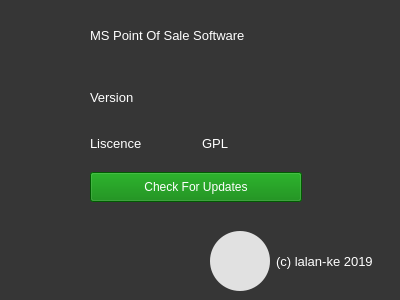
<?xml version="1.0" encoding="UTF-8"?>
<ui version="4.0">
 <class>InfoForm</class>
 <widget class="QDialog" name="InfoForm">
  <property name="geometry">
   <rect>
    <x>0</x>
    <y>0</y>
    <width>400</width>
    <height>300</height>
   </rect>
  </property>
  <property name="minimumSize">
   <size>
    <width>400</width>
    <height>300</height>
   </size>
  </property>
  <property name="maximumSize">
   <size>
    <width>400</width>
    <height>300</height>
   </size>
  </property>
  <property name="windowTitle">
   <string>Info Dialog</string>
  </property>
  <property name="styleSheet">
   <string notr="true">QDialog{
background-color:rgb(54,54,54);
color:white;
font:13px;
}
QLabel{
background-color:rgb(54,54,54);
color:white;
font:13px;
}</string>
  </property>
  <widget class="QLabel" name="label_2">
   <property name="geometry">
    <rect>
     <x>90</x>
     <y>20</y>
     <width>231</width>
     <height>30</height>
    </rect>
   </property>
   <property name="minimumSize">
    <size>
     <width>0</width>
     <height>30</height>
    </size>
   </property>
   <property name="styleSheet">
    <string notr="true">font: 14pt &quot;MS UI Gothic&quot;;</string>
   </property>
   <property name="text">
    <string>MS Point Of Sale Software</string>
   </property>
  </widget>
  <widget class="QWidget" name="">
   <property name="geometry">
    <rect>
     <x>210</x>
     <y>230</y>
     <width>168</width>
     <height>62</height>
    </rect>
   </property>
   <layout class="QHBoxLayout" name="horizontalLayout_3">
    <item>
     <widget class="QPushButton" name="myBtn">
      <property name="minimumSize">
       <size>
        <width>60</width>
        <height>60</height>
       </size>
      </property>
      <property name="maximumSize">
       <size>
        <width>60</width>
        <height>60</height>
       </size>
      </property>
      <property name="styleSheet">
       <string notr="true">border-radius:30px;
background-color: rgb(225, 225, 225);</string>
      </property>
      <property name="text">
       <string/>
      </property>
      <property name="iconSize">
       <size>
        <width>60</width>
        <height>60</height>
       </size>
      </property>
     </widget>
    </item>
    <item>
     <widget class="QLabel" name="label_6">
      <property name="minimumSize">
       <size>
        <width>100</width>
        <height>30</height>
       </size>
      </property>
      <property name="text">
       <string>(c) lalan-ke 2019</string>
      </property>
     </widget>
    </item>
   </layout>
  </widget>
  <widget class="QWidget" name="">
   <property name="geometry">
    <rect>
     <x>90</x>
     <y>80</y>
     <width>212</width>
     <height>122</height>
    </rect>
   </property>
   <layout class="QVBoxLayout" name="verticalLayout_2">
    <property name="spacing">
     <number>12</number>
    </property>
    <item>
     <layout class="QVBoxLayout" name="verticalLayout">
      <property name="spacing">
       <number>12</number>
      </property>
      <item>
       <layout class="QHBoxLayout" name="horizontalLayout">
        <item>
         <widget class="QLabel" name="label">
          <property name="minimumSize">
           <size>
            <width>100</width>
            <height>30</height>
           </size>
          </property>
          <property name="text">
           <string>Version</string>
          </property>
         </widget>
        </item>
        <item>
         <widget class="QLabel" name="versionLabel">
          <property name="minimumSize">
           <size>
            <width>100</width>
            <height>30</height>
           </size>
          </property>
          <property name="text">
           <string/>
          </property>
         </widget>
        </item>
       </layout>
      </item>
      <item>
       <layout class="QHBoxLayout" name="horizontalLayout_2">
        <item>
         <widget class="QLabel" name="label_3">
          <property name="minimumSize">
           <size>
            <width>100</width>
            <height>30</height>
           </size>
          </property>
          <property name="text">
           <string>Liscence</string>
          </property>
         </widget>
        </item>
        <item>
         <widget class="QLabel" name="label_5">
          <property name="minimumSize">
           <size>
            <width>100</width>
            <height>30</height>
           </size>
          </property>
          <property name="text">
           <string>GPL</string>
          </property>
         </widget>
        </item>
       </layout>
      </item>
     </layout>
    </item>
    <item>
     <widget class="QPushButton" name="pushButton">
      <property name="minimumSize">
       <size>
        <width>0</width>
        <height>30</height>
       </size>
      </property>
      <property name="styleSheet">
       <string notr="true">color:white;
background-color:green;
font: 12pt &quot;MS UI Gothic&quot;;</string>
      </property>
      <property name="text">
       <string>Check For Updates</string>
      </property>
     </widget>
    </item>
   </layout>
  </widget>
 </widget>
 <resources/>
 <connections/>
</ui>
